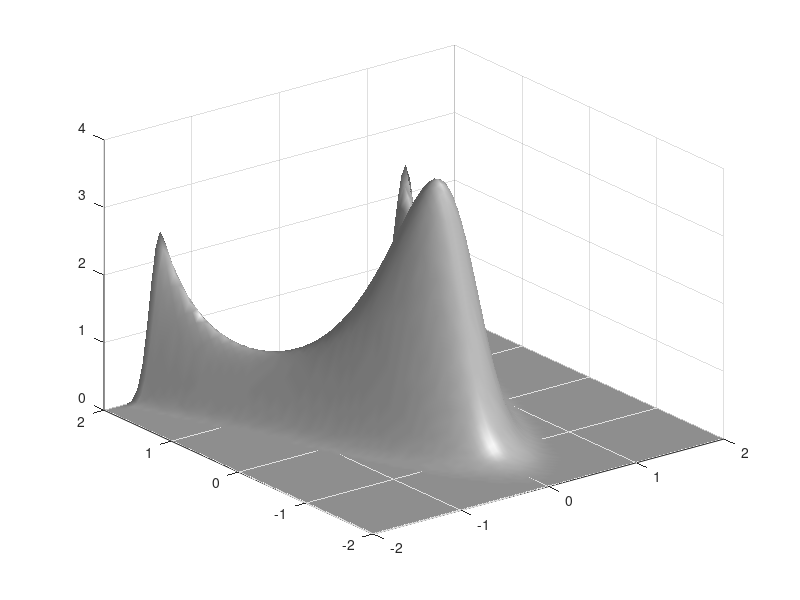
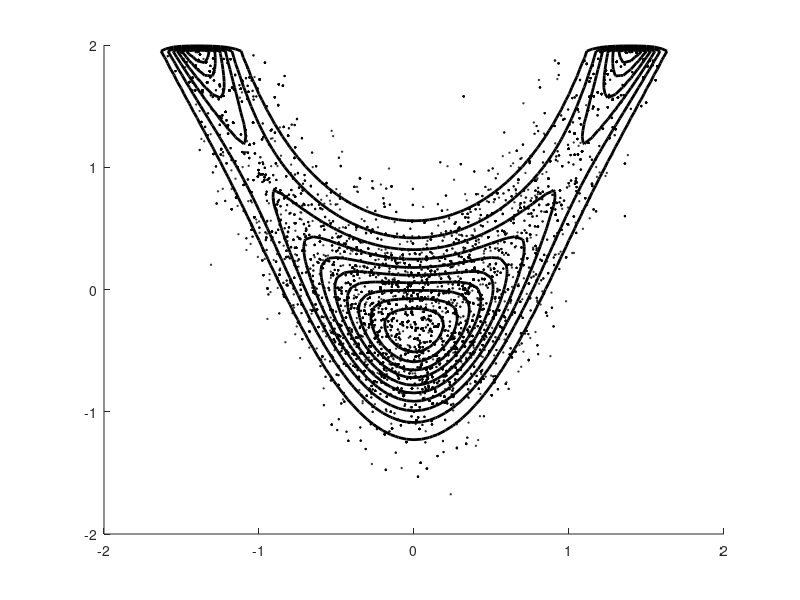

The MATLAB source for these figures, in order:
%rwsamp.m
clear all, clc, clf
f=@(X,Y)exp(-4*(Y-X.^2).^2+(Y-1).^2).*(Y < 2);
[X,Y] = meshgrid(-2:0.05:2,-2:0.05:2);
Z = f(X,Y);
figure(1)
surfl(X,Y,Z)
shading interp
colormap gray
N = 10000; %sample size
xx = zeros(N,2); x = [0,-1]; xx(1,:) = x;
for i=2:N 
    z =  randn(1,2); %do standard gaussian first
    y = x + z;
    alpha = min(f(y(1),y(2))/f(x(1),x(2)),1); %acceptance prob
    r = (rand < alpha);
    x = r*y + (1-r)*x; %new x-value
    xx(i,:) = x;
    
end
figure(2)
hold on
plot(xx(:,1),xx(:,2),'ko','MarkerSize',1)
contour(X,Y,Z,'LineColor','k','LineWidth',2)
